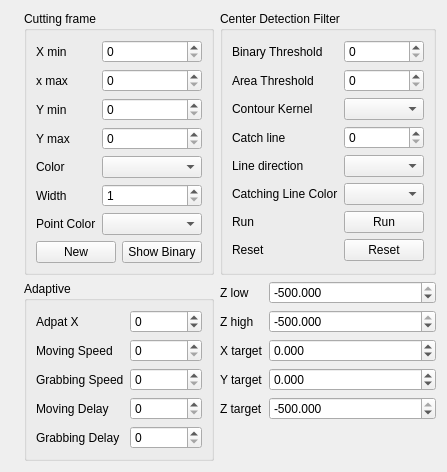
       <widget class="QWidget" name="tab_3">
        <attribute name="title">
         <string>Vision</string>
        </attribute>
        <layout class="QHBoxLayout" name="horizontalLayout_2">
         <item>
          <layout class="QHBoxLayout" name="horizontalLayout" stretch="1,1">
           <item>
            <widget class="VisionCameraLabel" name="vision_camera_label">
             <property name="text">
              <string/>
             </property>
             <property name="alignment">
              <set>Qt::AlignLeading|Qt::AlignLeft|Qt::AlignTop</set>
             </property>
            </widget>
           </item>
           <item>
            <layout class="QGridLayout" name="gridLayout_20">
             <item row="0" column="0">
              <widget class="QGroupBox" name="groupBox_9">
               <property name="title">
                <string>Cutting frame</string>
               </property>
               <layout class="QGridLayout" name="gridLayout_22">
                <item row="0" column="0">
                 <layout class="QFormLayout" name="formLayout_15">
                  <item row="0" column="0">
                   <widget class="QLabel" name="label_40">
                    <property name="text">
                     <string>X min</string>
                    </property>
                   </widget>
                  </item>
                  <item row="1" column="0">
                   <widget class="QLabel" name="label_41">
                    <property name="text">
                     <string>x max</string>
                    </property>
                   </widget>
                  </item>
                  <item row="2" column="0">
                   <widget class="QLabel" name="label_42">
                    <property name="text">
                     <string>Y min</string>
                    </property>
                   </widget>
                  </item>
                  <item row="3" column="0">
                   <widget class="QLabel" name="label_43">
                    <property name="text">
                     <string>Y max</string>
                    </property>
                   </widget>
                  </item>
                  <item row="0" column="1">
                   <widget class="CuttingFrameSpinBox" name="cutting_frame_x_min">
                    <property name="maximum">
                     <number>1000</number>
                    </property>
                   </widget>
                  </item>
                  <item row="1" column="1">
                   <widget class="CuttingFrameSpinBox" name="cutting_frame_x_max">
                    <property name="maximum">
                     <number>1000</number>
                    </property>
                   </widget>
                  </item>
                  <item row="2" column="1">
                   <widget class="CuttingFrameSpinBox" name="cutting_frame_y_min">
                    <property name="maximum">
                     <number>1000</number>
                    </property>
                   </widget>
                  </item>
                  <item row="3" column="1">
                   <widget class="CuttingFrameSpinBox" name="cutting_frame_y_max">
                    <property name="maximum">
                     <number>1000</number>
                    </property>
                   </widget>
                  </item>
                  <item row="4" column="0">
                   <widget class="QLabel" name="label_49">
                    <property name="text">
                     <string>Color</string>
                    </property>
                   </widget>
                  </item>
                  <item row="4" column="1">
                   <widget class="ComboBox" name="cutting_frame_color"/>
                  </item>
                  <item row="5" column="0">
                   <widget class="QLabel" name="label_53">
                    <property name="text">
                     <string>Width</string>
                    </property>
                   </widget>
                  </item>
                  <item row="5" column="1">
                   <widget class="SpinBox" name="cutting_frame_thickness">
                    <property name="minimum">
                     <number>1</number>
                    </property>
                    <property name="maximum">
                     <number>5</number>
                    </property>
                   </widget>
                  </item>
                  <item row="6" column="0">
                   <widget class="QLabel" name="label_54">
                    <property name="text">
                     <string>Point Color</string>
                    </property>
                   </widget>
                  </item>
                  <item row="6" column="1">
                   <widget class="ComboBox" name="center_point_color"/>
                  </item>
                 </layout>
                </item>
                <item row="1" column="0">
                 <layout class="QGridLayout" name="gridLayout_23">
                  <item row="0" column="1">
                   <widget class="QPushButton" name="show_binary_frame_btn">
                    <property name="text">
                     <string>Show Binary</string>
                    </property>
                   </widget>
                  </item>
                  <item row="0" column="0">
                   <widget class="QPushButton" name="new_cutting_frame_btn">
                    <property name="text">
                     <string>New</string>
                    </property>
                   </widget>
                  </item>
                 </layout>
                </item>
               </layout>
              </widget>
             </item>
             <item row="0" column="1">
              <widget class="QGroupBox" name="groupBox_12">
               <property name="title">
                <string>Center Detection Filter</string>
               </property>
               <layout class="QVBoxLayout" name="verticalLayout_10">
                <item>
                 <layout class="QFormLayout" name="formLayout_16">
                  <item row="0" column="0">
                   <widget class="QLabel" name="label_55">
                    <property name="text">
                     <string>Binary Threshold</string>
                    </property>
                   </widget>
                  </item>
                  <item row="0" column="1">
                   <widget class="SpinBox" name="binary_threshold">
                    <property name="maximum">
                     <number>255</number>
                    </property>
                   </widget>
                  </item>
                  <item row="1" column="0">
                   <widget class="QLabel" name="label_56">
                    <property name="text">
                     <string>Area Threshold</string>
                    </property>
                   </widget>
                  </item>
                  <item row="1" column="1">
                   <widget class="SpinBox" name="area_threshold">
                    <property name="maximum">
                     <number>3000</number>
                    </property>
                   </widget>
                  </item>
                  <item row="2" column="0">
                   <widget class="QLabel" name="label_16">
                    <property name="text">
                     <string>Contour Kernel</string>
                    </property>
                   </widget>
                  </item>
                  <item row="2" column="1">
                   <widget class="ComboBox" name="contour_kernel"/>
                  </item>
                  <item row="3" column="0">
                   <widget class="QLabel" name="label_57">
                    <property name="text">
                     <string>Catch line</string>
                    </property>
                   </widget>
                  </item>
                  <item row="3" column="1">
                   <widget class="SpinBox" name="catch_line"/>
                  </item>
                  <item row="4" column="0">
                   <widget class="QLabel" name="label_58">
                    <property name="text">
                     <string>Line direction</string>
                    </property>
                   </widget>
                  </item>
                  <item row="4" column="1">
                   <widget class="ComboBox" name="line_direction"/>
                  </item>
                  <item row="5" column="0">
                   <widget class="QLabel" name="label_59">
                    <property name="text">
                     <string>Catching Line Color</string>
                    </property>
                   </widget>
                  </item>
                  <item row="5" column="1">
                   <widget class="ComboBox" name="catching_line_color"/>
                  </item>
                  <item row="6" column="1">
                   <widget class="QPushButton" name="run_btn">
                    <property name="text">
                     <string>Run</string>
                    </property>
                   </widget>
                  </item>
                  <item row="6" column="0">
                   <widget class="QLabel" name="label_69">
                    <property name="text">
                     <string>Run</string>
                    </property>
                   </widget>
                  </item>
                  <item row="7" column="0">
                   <widget class="QLabel" name="label_70">
                    <property name="text">
                     <string>Reset</string>
                    </property>
                   </widget>
                  </item>
                  <item row="7" column="1">
                   <widget class="QPushButton" name="reset_btn">
                    <property name="text">
                     <string>Reset</string>
                    </property>
                   </widget>
                  </item>
                 </layout>
                </item>
               </layout>
              </widget>
             </item>
             <item row="1" column="0">
              <widget class="QGroupBox" name="groupBox_15">
               <property name="title">
                <string>Adaptive</string>
               </property>
               <layout class="QHBoxLayout" name="horizontalLayout_18">
                <item>
                 <layout class="QFormLayout" name="formLayout_24">
                  <item row="0" column="0">
                   <widget class="QLabel" name="label_12">
                    <property name="text">
                     <string>Adpat X</string>
                    </property>
                   </widget>
                  </item>
                  <item row="0" column="1">
                   <widget class="SpinBox" name="adapt_x">
                    <property name="minimum">
                     <number>-1000</number>
                    </property>
                    <property name="maximum">
                     <number>1000</number>
                    </property>
                    <property name="singleStep">
                     <number>10</number>
                    </property>
                   </widget>
                  </item>
                  <item row="1" column="0">
                   <widget class="QLabel" name="label_60">
                    <property name="text">
                     <string>Moving Speed</string>
                    </property>
                   </widget>
                  </item>
                  <item row="1" column="1">
                   <widget class="SpinBox" name="moving_speed">
                    <property name="maximum">
                     <number>2000</number>
                    </property>
                    <property name="singleStep">
                     <number>100</number>
                    </property>
                   </widget>
                  </item>
                  <item row="2" column="0">
                   <widget class="QLabel" name="label_61">
                    <property name="text">
                     <string>Grabbing Speed</string>
                    </property>
                   </widget>
                  </item>
                  <item row="2" column="1">
                   <widget class="SpinBox" name="grabbing_speed">
                    <property name="maximum">
                     <number>2000</number>
                    </property>
                    <property name="singleStep">
                     <number>100</number>
                    </property>
                   </widget>
                  </item>
                  <item row="3" column="0">
                   <widget class="QLabel" name="label_62">
                    <property name="text">
                     <string>Moving Delay</string>
                    </property>
                   </widget>
                  </item>
                  <item row="3" column="1">
                   <widget class="SpinBox" name="moving_delay">
                    <property name="maximum">
                     <number>2000</number>
                    </property>
                    <property name="singleStep">
                     <number>100</number>
                    </property>
                   </widget>
                  </item>
                  <item row="4" column="0">
                   <widget class="QLabel" name="label_63">
                    <property name="text">
                     <string>Grabbing Delay</string>
                    </property>
                   </widget>
                  </item>
                  <item row="4" column="1">
                   <widget class="SpinBox" name="grabbing_delay">
                    <property name="maximum">
                     <number>2000</number>
                    </property>
                    <property name="singleStep">
                     <number>100</number>
                    </property>
                   </widget>
                  </item>
                 </layout>
                </item>
               </layout>
              </widget>
             </item>
             <item row="1" column="1">
              <layout class="QFormLayout" name="formLayout_25">
               <item row="1" column="0">
                <widget class="QLabel" name="label_64">
                 <property name="text">
                  <string>Z low</string>
                 </property>
                </widget>
               </item>
               <item row="1" column="1">
                <widget class="DoubleSpinBox" name="z_val_low">
                 <property name="decimals">
                  <number>3</number>
                 </property>
                 <property name="minimum">
                  <double>-900.000000000000000</double>
                 </property>
                 <property name="maximum">
                  <double>-500.000000000000000</double>
                 </property>
                 <property name="singleStep">
                  <double>10.000000000000000</double>
                 </property>
                </widget>
               </item>
               <item row="2" column="0">
                <widget class="QLabel" name="label_65">
                 <property name="text">
                  <string>Z high</string>
                 </property>
                </widget>
               </item>
               <item row="2" column="1">
                <widget class="DoubleSpinBox" name="z_val_high">
                 <property name="decimals">
                  <number>3</number>
                 </property>
                 <property name="minimum">
                  <double>-900.000000000000000</double>
                 </property>
                 <property name="maximum">
                  <double>-500.000000000000000</double>
                 </property>
                 <property name="singleStep">
                  <double>10.000000000000000</double>
                 </property>
                </widget>
               </item>
               <item row="3" column="0">
                <widget class="QLabel" name="label_66">
                 <property name="text">
                  <string>X target</string>
                 </property>
                </widget>
               </item>
               <item row="4" column="0">
                <widget class="QLabel" name="label_67">
                 <property name="text">
                  <string>Y target</string>
                 </property>
                </widget>
               </item>
               <item row="5" column="0">
                <widget class="QLabel" name="label_68">
                 <property name="text">
                  <string>Z target</string>
                 </property>
                </widget>
               </item>
               <item row="3" column="1">
                <widget class="DoubleSpinBox" name="x_val_target">
                 <property name="decimals">
                  <number>3</number>
                 </property>
                 <property name="minimum">
                  <double>-500.000000000000000</double>
                 </property>
                 <property name="maximum">
                  <double>500.000000000000000</double>
                 </property>
                 <property name="singleStep">
                  <double>10.000000000000000</double>
                 </property>
                </widget>
               </item>
               <item row="4" column="1">
                <widget class="DoubleSpinBox" name="y_val_target">
                 <property name="decimals">
                  <number>3</number>
                 </property>
                 <property name="minimum">
                  <double>-500.000000000000000</double>
                 </property>
                 <property name="maximum">
                  <double>500.000000000000000</double>
                 </property>
                 <property name="singleStep">
                  <double>10.000000000000000</double>
                 </property>
                </widget>
               </item>
               <item row="5" column="1">
                <widget class="DoubleSpinBox" name="z_val_target">
                 <property name="decimals">
                  <number>3</number>
                 </property>
                 <property name="minimum">
                  <double>-900.000000000000000</double>
                 </property>
                 <property name="maximum">
                  <double>-500.000000000000000</double>
                 </property>
                 <property name="singleStep">
                  <double>10.000000000000000</double>
                 </property>
                </widget>
               </item>
              </layout>
             </item>
            </layout>
           </item>
          </layout>
         </item>
        </layout>
       </widget>
